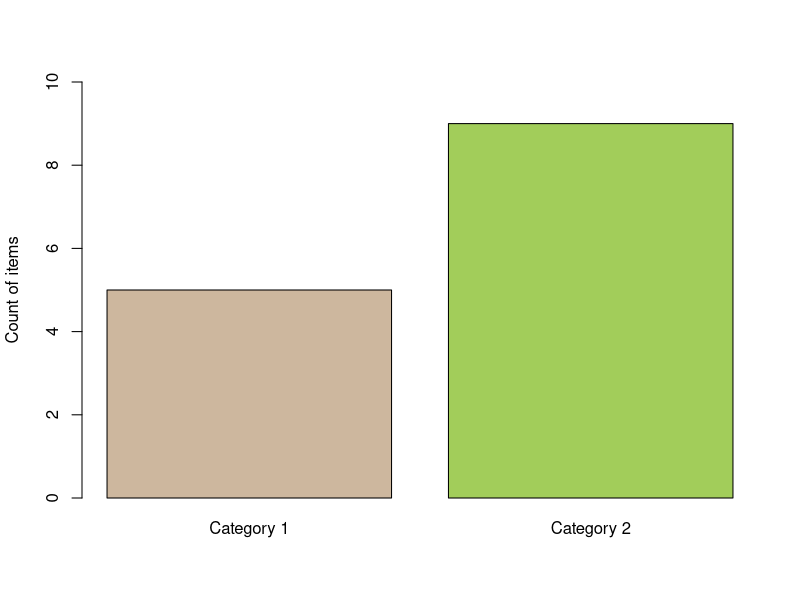
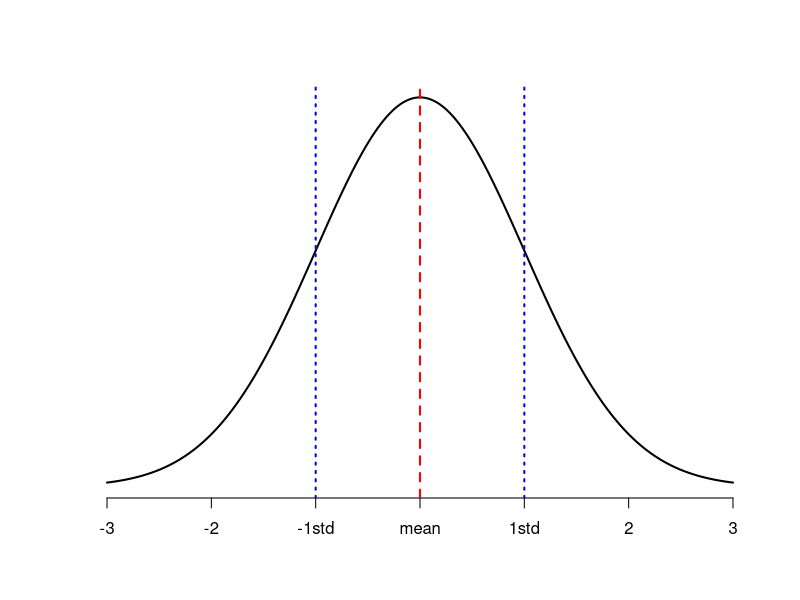
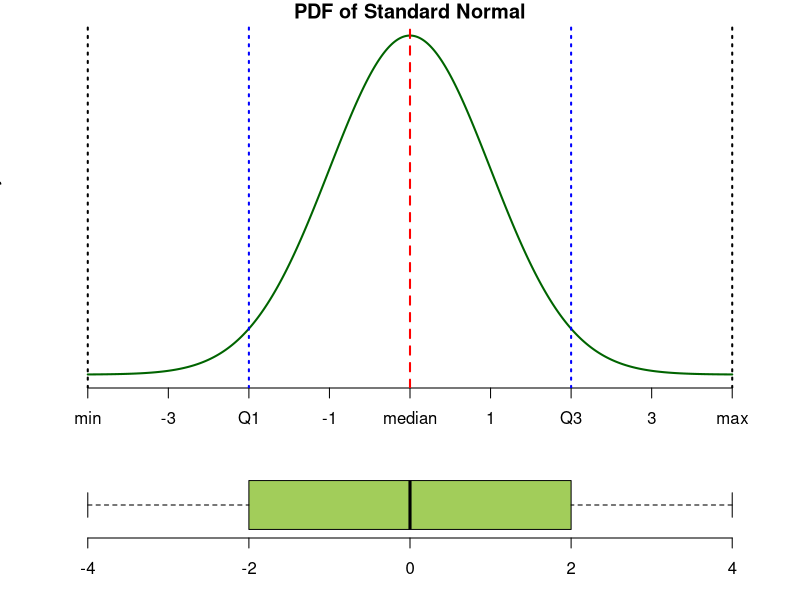

These charts were generated, in order, by the following R code:
## ---- chunk 1
barplot(c(5,9),
	names.arg=c("Category 1","Category 2"),
	ylim=c(0,10),
	col=c("#CDB79E","darkolivegreen3"),
	ylab="Count of items")
## ---- chunk 2
x<-seq(-3,3,length=200)
s = 1
mu = 0
y <- (1/(s * sqrt(2*pi))) * exp(-((x-mu)^2)/(2*s^2))
plot(x,y, type = "l", lwd = 2, axes = FALSE, xlab = "", ylab = "")
axis(1, at = -3:3, labels = c("-3", "-2", "-1std", "mean", "1std", "2", "3"))
abline(v = 0, col="red", lwd=2, lty=2)
abline(v = c(-1,1), col="blue", lwd=2, lty=3)
## ---- chunk 3
nf <- layout(mat = matrix(c(1,2),2,1, byrow=TRUE),  height = c(3,1))
xseq<-seq(-4,4,.01)
densities<-dnorm(xseq, 0,1)
par(mar=c(3.1, 3.1, 1.1, 2.1))
plot(xseq, densities, col="darkgreen",xlab="", ylab="Density", type="l",lwd=2, cex=2, main="PDF of Standard Normal", cex.axis=.8, axes = FALSE)
axis(1, at = -4:4, labels = c("min", "-3", "Q1", "-1", "median", "1", "Q3", "3", "max"))
abline(v = 0, col="red", lwd=2, lty=2)
abline(v = c(-2,2), col="blue", lwd=2, lty=3)
abline(v = c(-4,4), col="black", lwd=2, lty=3)
boxplot(xseq, horizontal=TRUE,  outline=TRUE,ylim=c(-4,4), frame=F, col = "darkolivegreen3", width = 10)
